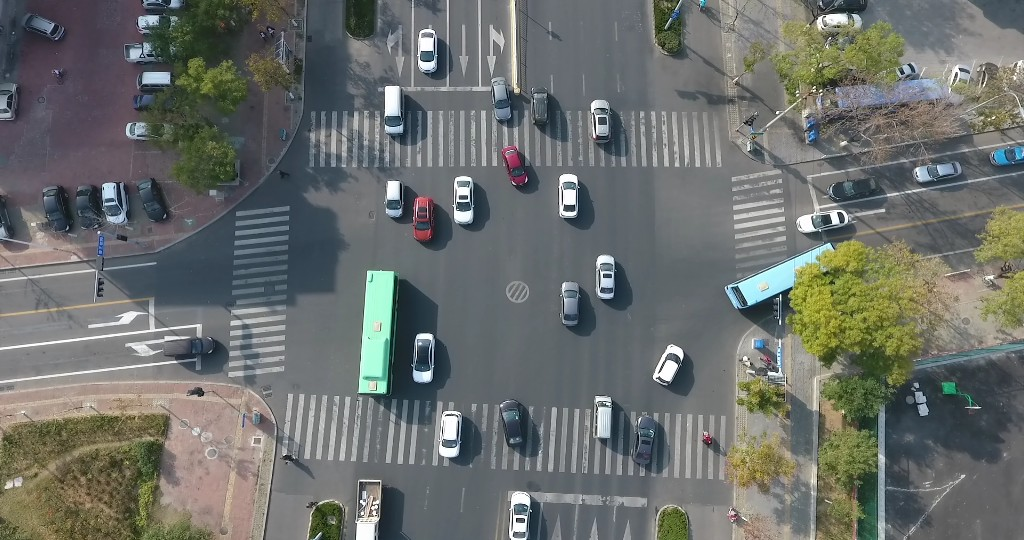
#> input picture 001235.jpg, 1024 x 540 px, found by its file name
$ python pre_Treatment.py
#> lines starting #> are read from the running program, lines starting #| are printed output that depends on the picture; after the words box and inside, x2 and y2 are one past the last pixel; in counts of white or black regions, pixels touching at a corner belong together
import os
import pandas as pd

# Hàm xử lý dữ liệu và lưu nhãn
# [41 lines left out: functions firstStep, list_files_in_folder, process_files, not called in this run]


# input_folder = r"D:\AvideodataCV\label"
# output_folder = r"D:\AvideodataCV\Labels"
# process_files(input_folder, output_folder)


import os
import shutil

# [39 lines left out: function move_paired_files, not called in this run]

# [7 lines of commented-out code are left out]


import os
import shutil
import random

# [34 lines left out: function move, not called in this run]


import cv2

def draw_bounding_box(image_path, label, x, y, width, height, output_path="output.jpg"):

    # Đọc ảnh
#> called with image_path = '001235.jpg', label = 'car', x = 380, y = 330, width = 50, height = 120, output_path = 'output.jpg'
    image = cv2.imread(image_path)
#> image is the input picture: shape (540, 1024, 3); mean B, G, R 107.5, 111, 107.3
    if image is None:
        raise ValueError("")

    # Tính toán tọa độ góc trên trái và dưới phải từ x_center, y_center, width, height
    x_min = int(x - width / 2)
    y_min = int(y - height / 2)
    x_max = int(x + width / 2)
    y_max = int(y + height / 2)

    # Vẽ bounding box (màu xanh lá cây)
    cv2.rectangle(image, (x_min, y_min), (x_max, y_max), (0, 255, 0), 2)
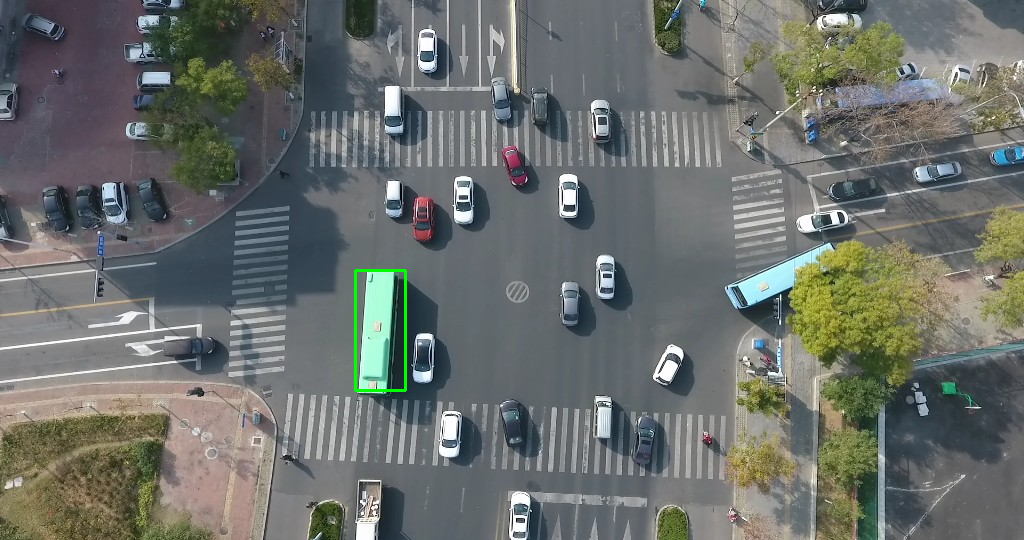
#> image: shape (540, 1024, 3); 0.18% of pixels changed, all inside (x1, y1, x2, y2) = (354, 269, 407, 392)

    # Gắn nhãn (class name) trên bounding box
    label_text = f"{label}"
    cv2.putText(image, label_text, (x_min, y_min - 10), cv2.FONT_HERSHEY_SIMPLEX, 0.5, (0, 255, 0), 2)
#> image: shape (540, 1024, 3); 0.03% of pixels changed, all inside (x1, y1, x2, y2) = (356, 252, 382, 262)

    # Lưu ảnh đã annotate
    cv2.imwrite(output_path, image)
    print(f"Ảnh đã được lưu tại: {output_path}")

    # Hiển thị ảnh kết quả (tuỳ chọn)
    cv2.imshow("Annotated Image", image)
    cv2.waitKey(0)
    cv2.destroyAllWindows()

# Ví dụ sử dụng
draw_bounding_box(
    image_path="001235.jpg",  # Đường dẫn tới ảnh gốc
    label="car",            # Tên nhãn
    x=380,                  # Tọa độ trung tâm x
    y=330,                  # Tọa độ trung tâm y
    width=50,              # Chiều rộng bounding box
    height=120               # Chiều cao bounding box
)
